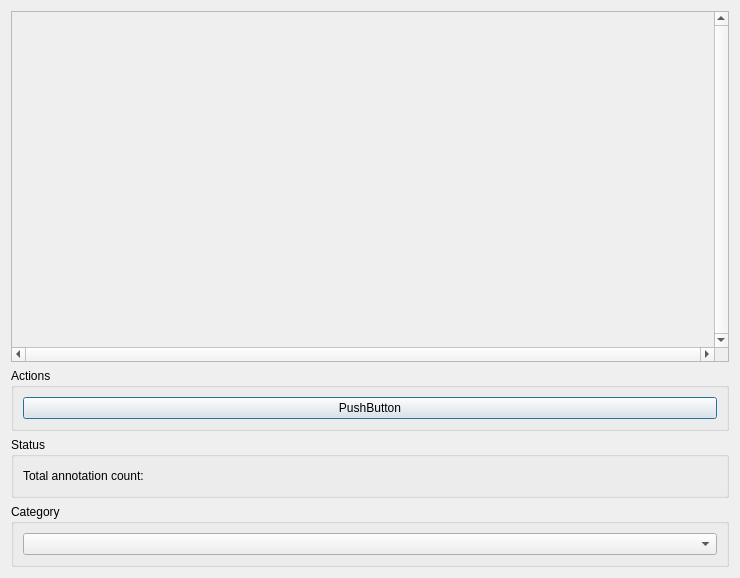
<?xml version="1.0" encoding="UTF-8"?>
<ui version="4.0">
 <class>Dialog</class>
 <widget class="QDialog" name="Dialog">
  <property name="geometry">
   <rect>
    <x>0</x>
    <y>0</y>
    <width>740</width>
    <height>578</height>
   </rect>
  </property>
  <property name="sizePolicy">
   <sizepolicy hsizetype="Preferred" vsizetype="Minimum">
    <horstretch>0</horstretch>
    <verstretch>0</verstretch>
   </sizepolicy>
  </property>
  <property name="minimumSize">
   <size>
    <width>0</width>
    <height>1</height>
   </size>
  </property>
  <property name="windowTitle">
   <string>Dialog</string>
  </property>
  <layout class="QVBoxLayout" name="verticalLayout">
   <item>
    <widget class="QScrollArea" name="scrollArea">
     <property name="verticalScrollBarPolicy">
      <enum>Qt::ScrollBarAlwaysOn</enum>
     </property>
     <property name="horizontalScrollBarPolicy">
      <enum>Qt::ScrollBarAlwaysOn</enum>
     </property>
     <property name="widgetResizable">
      <bool>true</bool>
     </property>
     <widget class="AnnotatorCanvas" name="canvas_widget">
      <property name="geometry">
       <rect>
        <x>0</x>
        <y>0</y>
        <width>706</width>
        <height>324</height>
       </rect>
      </property>
      <property name="sizePolicy">
       <sizepolicy hsizetype="Expanding" vsizetype="Expanding">
        <horstretch>0</horstretch>
        <verstretch>0</verstretch>
       </sizepolicy>
      </property>
      <layout class="QVBoxLayout" name="verticalLayout_2"/>
     </widget>
    </widget>
   </item>
   <item>
    <widget class="QGroupBox" name="groupBox_3">
     <property name="title">
      <string>Actions</string>
     </property>
     <layout class="QHBoxLayout" name="horizontalLayout_3">
      <item>
       <widget class="QPushButton" name="pushButton">
        <property name="text">
         <string>PushButton</string>
        </property>
       </widget>
      </item>
     </layout>
    </widget>
   </item>
   <item>
    <widget class="QGroupBox" name="groupBox">
     <property name="title">
      <string>Status</string>
     </property>
     <layout class="QHBoxLayout" name="horizontalLayout">
      <item>
       <widget class="QLabel" name="label">
        <property name="sizePolicy">
         <sizepolicy hsizetype="Minimum" vsizetype="Preferred">
          <horstretch>0</horstretch>
          <verstretch>0</verstretch>
         </sizepolicy>
        </property>
        <property name="text">
         <string>Total annotation count:</string>
        </property>
       </widget>
      </item>
      <item>
       <widget class="QLabel" name="total_count">
        <property name="sizePolicy">
         <sizepolicy hsizetype="Preferred" vsizetype="Preferred">
          <horstretch>0</horstretch>
          <verstretch>0</verstretch>
         </sizepolicy>
        </property>
        <property name="text">
         <string/>
        </property>
       </widget>
      </item>
      <item>
       <spacer name="horizontalSpacer">
        <property name="orientation">
         <enum>Qt::Horizontal</enum>
        </property>
        <property name="sizeHint" stdset="0">
         <size>
          <width>40</width>
          <height>20</height>
         </size>
        </property>
       </spacer>
      </item>
     </layout>
    </widget>
   </item>
   <item>
    <widget class="QGroupBox" name="groupBox_2">
     <property name="title">
      <string>Category</string>
     </property>
     <layout class="QHBoxLayout" name="horizontalLayout_2">
      <item>
       <widget class="QComboBox" name="category"/>
      </item>
     </layout>
    </widget>
   </item>
  </layout>
  <action name="action_save">
   <property name="text">
    <string>&amp;Save</string>
   </property>
  </action>
  <action name="action_exit">
   <property name="text">
    <string>&amp;Exit</string>
   </property>
  </action>
  <action name="action_toggle_hide">
   <property name="text">
    <string>&amp;Toggle hide</string>
   </property>
  </action>
 </widget>
 <customwidgets>
  <customwidget>
   <class>AnnotatorCanvas</class>
   <extends>QWidget</extends>
   <header>components/annotator_canvas</header>
   <container>1</container>
  </customwidget>
 </customwidgets>
 <resources/>
 <connections/>
</ui>
